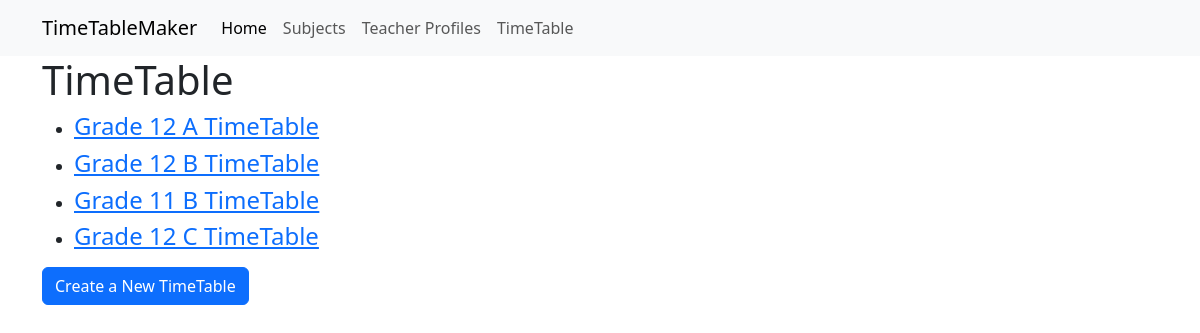
The app's page /TimeTableMaker/timetable_list/ with its own data.
### TimeTableApp/models.py (models this page shows)
class TimeTable(models.Model):
    standard_choice = (
        ('Grade 1','Grade 1'),
        ('Grade 2','Grade 2'),
        ('Grade 3','Grade 3'),
        ('Grade 4','Grade 4'),
        ('Grade 5','Grade 5'),
        ('Grade 6','Grade 6'),
        ('Grade 7','Grade 7'),
        ('Grade 8','Grade 8'),
        ('Grade 9','Grade 9'),
        ('Grade 10','Grade 10'),
        ('Grade 11','Grade 11'),
        ('Grade 12','Grade 12'),
    )
    section_choice = (
        ('A','A'),
        ('B','B'),
        ('C','C'),
        ('D','D'),
    )
    standard = models.CharField(max_length=256,choices=standard_choice)
    section = models.CharField(max_length=1,choices=section_choice)
    mon_1 = models.ForeignKey(Teachers,on_delete=models.SET_NULL,null=True,related_name='mon_1_subject_teacher')
    mon_2 = models.ForeignKey(Teachers,on_delete=models.SET_NULL,null=True,related_name='mon_2_subject_teacher')
    mon_3 = models.ForeignKey(Teachers,on_delete=models.SET_NULL,null=True,related_name='mon_3_subject_teacher')
    mon_4 = models.ForeignKey(Teachers,on_delete=models.SET_NULL,null=True,related_name='mon_4_subject_teacher')
    mon_5 = models.ForeignKey(Teachers,on_delete=models.SET_NULL,null=True,related_name='mon_5_subject_teacher')
    tue_1 = models.ForeignKey(Teachers,on_delete=models.SET_NULL,null=True,related_name='tue_1_subject_teacher')
    tue_2 = models.ForeignKey(Teachers,on_delete=models.SET_NULL,null=True,related_name='tue_2_subject_teacher')
    tue_3 = models.ForeignKey(Teachers,on_delete=models.SET_NULL,null=True,related_name='tue_3_subject_teacher')
    tue_4 = models.ForeignKey(Teachers,on_delete=models.SET_NULL,null=True,related_name='tue_4_subject_teacher')
    tue_5 = models.ForeignKey(Teachers,on_delete=models.SET_NULL,null=True,related_name='tue_5_subject_teacher')
    wednes_1 = models.ForeignKey(Teachers,on_delete=models.SET_NULL,null=True,related_name='wed_1_subject_teacher')
    wednes_2 = models.ForeignKey(Teachers,on_delete=models.SET_NULL,null=True,related_name='wed_2_subject_teacher')
    wednes_3 = models.ForeignKey(Teachers,on_delete=models.SET_NULL,null=True,related_name='wed_3_subject_teacher')
    wednes_4 = models.ForeignKey(Teachers,on_delete=models.SET_NULL,null=True,related_name='wed_4_subject_teacher')
    wednes_5 = models.ForeignKey(Teachers,on_delete=models.SET_NULL,null=True,related_name='wed_5_subject_teacher')
    thurs_1 = models.ForeignKey(Teachers,on_delete=models.SET_NULL,null=True,related_name='thurs_1_subject_teacher')
    thurs_2 = models.ForeignKey(Teachers,on_delete=models.SET_NULL,null=True,related_name='thurs_2_subject_teacher')
    thurs_3 = models.ForeignKey(Teachers,on_delete=models.SET_NULL,null=True,related_name='thurs_3_subject_teacher')
    thurs_4 = models.ForeignKey(Teachers,on_delete=models.SET_NULL,null=True,related_name='thurs_4_subject_teacher')
    thurs_5 = models.ForeignKey(Teachers,on_delete=models.SET_NULL,null=True,related_name='thurs_5_subject_teacher')
    fri_1 = models.ForeignKey(Teachers,on_delete=models.SET_NULL,null=True,related_name='fri_1_subject_teacher')
    fri_2 = models.ForeignKey(Teachers,on_delete=models.SET_NULL,null=True,related_name='fri_2_subject_teacher')
    fri_3 = models.ForeignKey(Teachers,on_delete=models.SET_NULL,null=True,related_name='fri_3_subject_teacher')
    fri_4 = models.ForeignKey(Teachers,on_delete=models.SET_NULL,null=True,related_name='fri_4_subject_teacher')
    fri_5 = models.ForeignKey(Teachers,on_delete=models.SET_NULL,null=True,related_name='fri_5_subject_teacher')
    def  __str__(self):
        return self.standard+' '+self.section+ ' '+ 'TimeTable'
    class Meta():
        unique_together = [
        ['standard','section'],
        ['standard','mon_1'],
        ['standard','mon_2'],
        ['standard','mon_3'],
        ['standard','mon_4'],
        ['standard','mon_5'],
        ['standard','tue_1'],
        ['standard','tue_2'],
        ['standard','tue_3'],
        ['standard','tue_4'],
        ['standard','tue_5'],
        ['standard','wednes_1'],
        ['standard','wednes_2'],
        ['standard','wednes_3'],
        ['standard','wednes_4'],
        ['standard','wednes_5'],
        ['standard','thurs_1'],
        ['standard','thurs_2'],
        ['standard','thurs_3'],
        ['standard','thurs_4'],
        ['standard','thurs_5'],
        ['standard','fri_1'],
        ['standard','fri_2'],
        ['standard','fri_3'],
        ['standard','fri_4'],
        ['standard','fri_5'],
        ]

### TimeTableApp/views.py (the view)
# urls.py: path('timetable_list/',views.TimeTableListView.as_view(),name='timetable_list'),
class TimeTableListView(ListView):
    model = models.TimeTable
    template_name = 'TimeTableApp/TimeTable_model/timetable_list.html'
    context_object_name = 'TimeTableList'

### TimeTableApp/templates/TimeTableApp/TimeTable_model/timetable_list.html
{% extends 'base.html' %}
{% block body_block %}
  <h1>TimeTable</h1>
  <ul>
    {% for timetable in TimeTableList %}
    <li><h4><a href="{{timetable.id}}/timetable_detail/">{{timetable}}</a></h4></li>
    {% endfor %}
  </ul>
  <a class="btn btn-primary" href="{% url 'TimeTableApp:create_time_table' %}">Create a New TimeTable</a>
{% endblock %}

### records on screen
TimeTable: standard+section "Grade 12 A TimeTable"
TimeTable: standard+section "Grade 12 B TimeTable"
TimeTable: standard+section "Grade 11 B TimeTable"
TimeTable: standard+section "Grade 12 C TimeTable"
